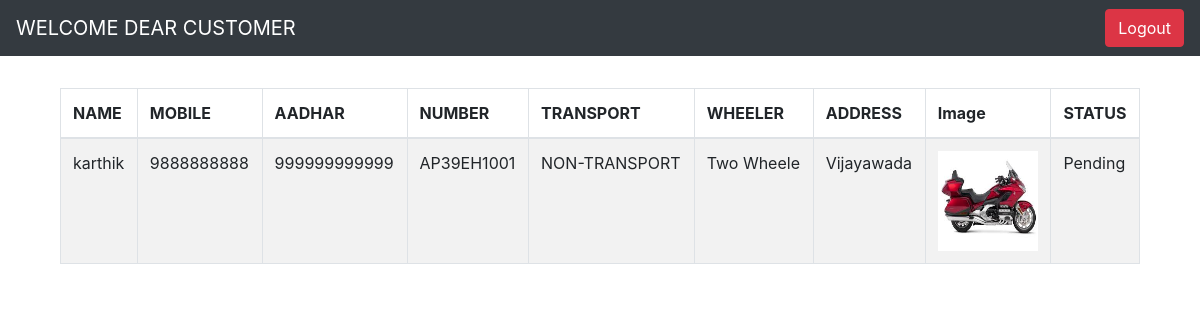
The page /customer.php (signed in) on the database its author committed.
### tables this page shows
CREATE TABLE `user_login` (
  `user_id` int(11) NOT NULL,
  `mobile` varchar(20) NOT NULL,
  `aadhar` varchar(20) NOT NULL,
  `user_type` varchar(10) NOT NULL DEFAULT '2'
);

CREATE TABLE `user_details` (
  `user_de` int(20) NOT NULL,
  `user_id` int(11) NOT NULL,
  `name` varchar(11) NOT NULL,
  `address` varchar(200) NOT NULL,
  `status` varchar(20) NOT NULL DEFAULT 'Pending'
);

CREATE TABLE `reg_number` (
  `reg_id` int(11) NOT NULL,
  `user_id` varchar(10) NOT NULL,
  `registered_number` varchar(10) NOT NULL,
  `wheeler` varchar(10) NOT NULL,
  `random_custom` varchar(15) NOT NULL,
  `number` varchar(15) NOT NULL,
  `payment` varchar(20) NOT NULL DEFAULT '0'
);

CREATE TABLE `vehicle_details` (
  `vehicle_id` int(11) NOT NULL,
  `user_id` varchar(11) NOT NULL,
  `transport` varchar(20) NOT NULL,
  `chasis_number` varchar(11) NOT NULL,
  `engine_number` varchar(11) NOT NULL,
  `company` varchar(11) NOT NULL,
  `wheeler` varchar(20) NOT NULL,
  `img` varchar(30) NOT NULL DEFAULT 'image'
);

### customer.php (the view, shortened to what this page needs)
<?php
include('dbconnect.php');
?>
<!doctype html>
<html lang="en">
  <head>
    <link rel="stylesheet" href="css/bootstrap.min.css">
	<link rel="stylesheet" type="text/css" href="https://cdn.datatables.net/1.10.22/css/jquery.dataTables.css">
  </head>
  <body>
    <nav class="navbar navbar-dark bg-dark">
			<a class="navbar-brand" href="#">
			WELCOME DEAR CUSTOMER
			</a>
		<div>
		<?php
		$s="select user_login.user_id as id,user_details.name as name,user_details.address as address,vehicle_details.transport as transport,vehicle_details.img as img, user_details.status as status,reg_number.registered_number as reg_number,reg_number.wheeler as wheeler,reg_number.random_custom as random_custom from user_login,user_details,vehicle_details,reg_number where user_login.mobile='".$_SESSION['c_mobile']."' and user_login.aadhar='".$_SESSION['c_aadhar']."' and user_login.user_id=user_details.user_id and user_login.user_id=vehicle_details.user_id and user_login.user_id=reg_number.user_id";
		$details=mysqli_query($link,$s);
		$fetch=mysqli_fetch_assoc($details);
		?>
			<a class="btn btn-danger " href="logout.php">Logout</a>
		</div>
	</nav>
<div class="container">
<div class="row mt-3 justify-content-center">
<div class="col-12">
	<table class="table table-bordered table-striped mt-3">
			<thead>
				<tr>
					<th>NAME</th>
					<th>MOBILE</th>
					<th>AADHAR</th>
					<th>NUMBER</th>
					<th>TRANSPORT</th>
					<th>WHEELER</th>
					<th>ADDRESS</th>
					<th>Image</th>
					<th>STATUS</th>
				</tr>
			</thead>
			<tbody>
					<?php
						echo '<tr>';
						echo '<td>'.$fetch['name'].'</td>';
						echo '<td>'.$_SESSION['c_mobile'].'</td>';
						echo '<td>'.$_SESSION['c_aadhar'].'</td>';
						echo '<td>'.$fetch['reg_number'].'</td>';
						echo '<td>'.$fetch['transport'].'</td>';
						echo '<td>'.$fetch['wheeler'].'</td>';
						echo '<td>'.$fetch['address'].'</td>';
					?>
						<td class='text-center'><img src='images/<?php echo $fetch['img'];?>' style='width:100px; height:100px;'></td>
					<?php
						echo '<td>'.$fetch['status'].'</td>';
						echo '</tr>';
				?>
		</tbody>
	</table>
</div>
</div>
</div>
</body>
</html>

### rows shown on the page
user_login: user_details.name "karthik", reg_number.registered_number "AP39EH1001", vehicle_details.transport "NON-TRANSPORT", reg_number.wheeler "Two Wheele", user_details.address "Vijayawada", vehicle_details.img (picture), user_details.status "Pending"

### other values the page prints
$_SESSION['c_mobile'] "9888888888"
$_SESSION['c_aadhar'] "999999999999"
